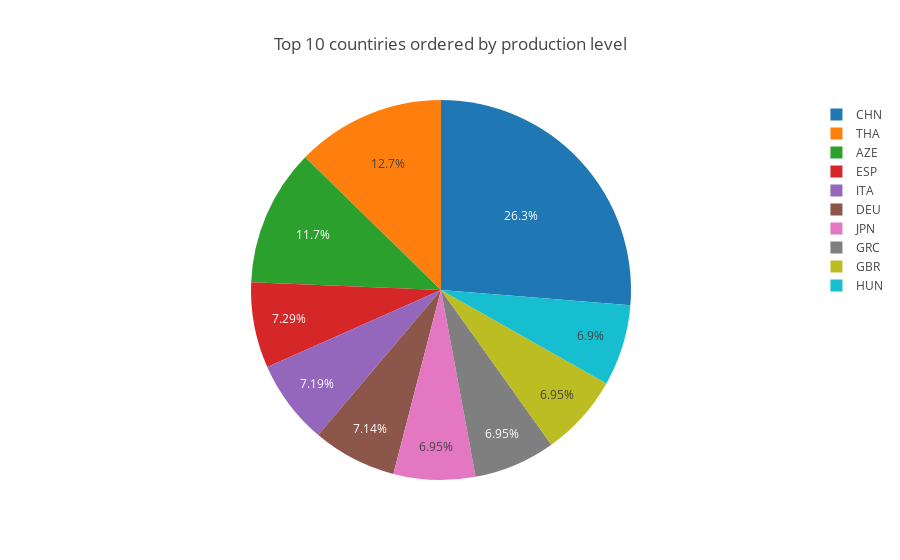

This figure's notebook cell:
### Markdown cell above
# Then we plot top 10 food production countries

### Code cell
area=food_data['area_abbreviation'].value_counts()[:10]
labels=(np.array(area.index))
value=(np.array((area/area.sum())*100))
trace=go.Pie(labels=labels,values=value)
layout=go.Layout(title='Top 10 countiries ordered by production level')
data=[trace]
fig=go.Figure(data=data,layout=layout)
py.iplot(fig,filename='area')

### Figure 1 — Plotly figure (JSON) as saved in the notebook; plotly's stock layout.template omitted (floating-point values rounded to 4 significant figures)
{"data": [{"labels": ["CHN", "THA", "AZE", "ESP", "ITA", "DEU", "JPN", "GRC", "GBR", "HUN"], "type": "pie", "values": [26.29, 12.68, 11.66, 7.289, 7.191, 7.143, 6.948, 6.948, 6.948, 6.9]}], "layout": {"title": "Top 10 countiries ordered by production level"}}
